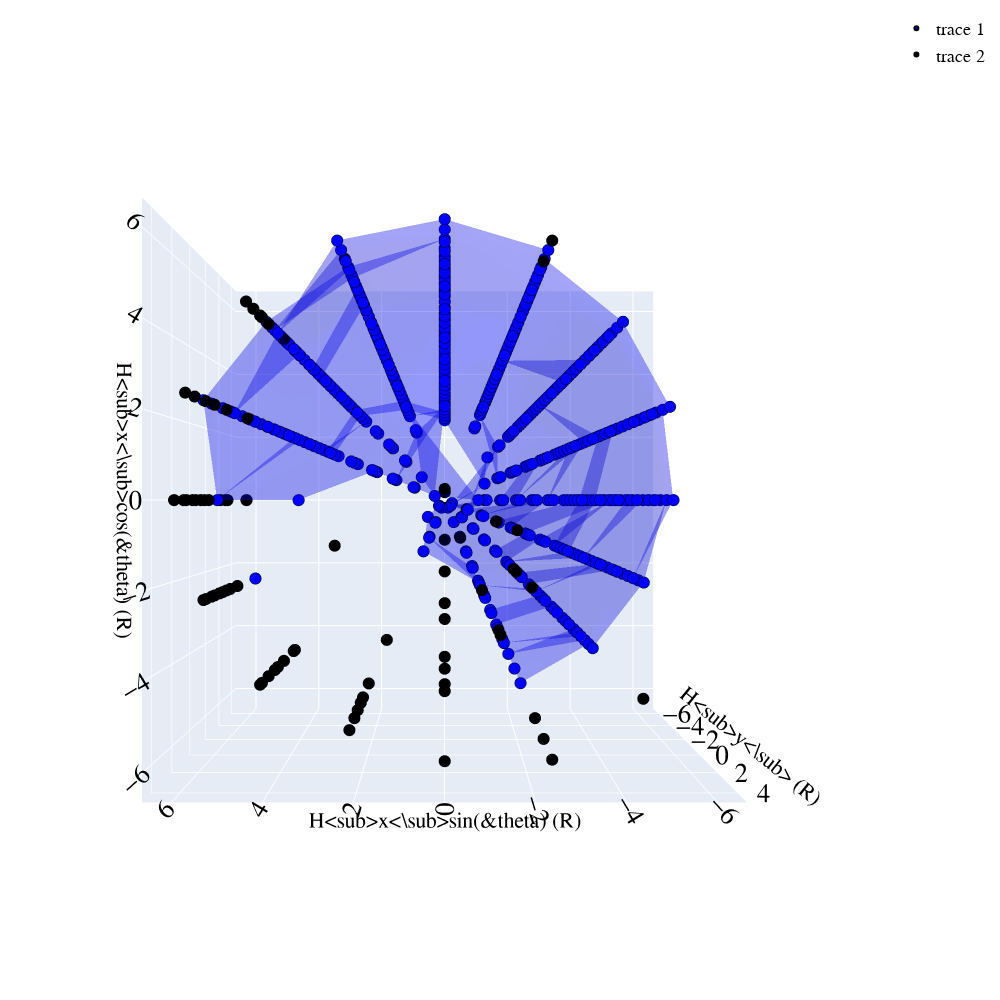

Write notebook code for a chart like this one.
### Code cell
import plotly.graph_objects as go

#Grab Last timestep configuration data and combine in new dataset
#Using new dataset, plot in 3D the phase space (Hx, Hy, Theta)
#Maybe plotly, maybe matplotlib
#Plot Torus/Donut
#Make surface

allData = pd.read_csv(cwd_PYTHON+'/allData_Re10.csv',delimiter=' ')

endData = allData[allData['time'] == 20.0].copy()
endData = endData[endData['parHx'] >= 0.0].copy()
#endData = endData[endData['parHy'] <= 8.2].copy()
#endData = endData.sort_values(by=['parTheta','parHx','parHy'])
endData = endData.sort_values(by=['parHy','parTheta','parHx'])
endData['xval'] = 0.5*endData['parHx']*np.cos(endData['parTheta']*np.pi/180.0)
endData['yval'] = 0.5*endData['parHx']*np.sin(endData['parTheta']*np.pi/180.0)
endData['zval'] = 0.5*endData['parHy']
endData = endData.sort_values(by=['zval','yval','xval'])
endData = endData.reset_index(drop=True)
endData = WhichEndState(endData)

#Diverge = 0: Red
#V-Shape = 1: Blue
#Orbit = 2: pink
#NOTA = 3: black
    
#Create traces for each end state
traces = [0 for a in range(3)]
opaque = 0.2

#V-Shape
VshapeData = endData[endData['State'] == 1].copy()
VshapeData = VshapeData.reset_index(drop=True)

traces[0] = go.Mesh3d(x=VshapeData['xval'], 
                     y=VshapeData['yval'], 
                     z=VshapeData['zval'], 
                     color=VshapeData.loc[0,'color'], 
                     opacity=opaque,
                     #opacity=1.0,
                     alphahull=8
                     )

traces[1] = go.Scatter3d(
    x=VshapeData['xval'],
    y=VshapeData['yval'],
    z=VshapeData['zval'],
    mode='markers',
    #marker_symbol='square',
    marker=dict(
        size=4,
        color=VshapeData['color'],                # set color to an array/list of desired values
        #colorscale='Viridis',   # choose a colorscale
        opacity=1.0,
        line=dict(
                color='black',
                width=2)
    ),
    line=dict(
              color='black',
              width=2)
)

NOTAData = endData[endData['State'] == 4].copy()
NOTAData = NOTAData.reset_index(drop=True)

traces[2] = go.Scatter3d(
    x=NOTAData['xval'],
    y=NOTAData['yval'],
    z=NOTAData['zval'],
    mode='markers',
    #marker_symbol='square',
    marker=dict(
        size=4,
        color=NOTAData['color'],                # set color to an array/list of desired values
        #colorscale='Viridis',   # choose a colorscale
        opacity=1.0,
        line=dict(
                color='Black',
                width=2)
    )
)

fig = go.Figure(data = traces)

# tight layout
fig.update_layout(autosize=False,margin=dict(l=0, r=0, b=0, t=0))
fig.update_layout(scene = dict(
                    xaxis_title=r'H<sub>x<\sub>cos(&theta) (R)',
                    yaxis_title=r'H<sub>x<\sub>sin(&theta) (R)',
                    zaxis_title=r'H<sub>y<\sub> (R)'),
                    width=1000,height=1000,
                    margin=dict(r=20, b=10, l=10, t=10),
                    font=dict(
                            family="Times New Roman",
                            size=18,
                            color="black"
    ))
#fig.update_layout(showlegend=True,
#                  legend_title_text='Configurations\nRed=Diverge\nBlue=V-shape\nPink=Orbit\nOrange=Headbutt',
#                  font=dict(color="black",size=16))
camera = dict(
    eye=dict(x=0., y=0., z=2.5)
)

fig.update_layout(scene_camera=camera)
fig.show()

'''
#Export V-Shape Data as a point cloud

Vshape_pc_dict = {'x':VshapeData['xval'].values.tolist(),'y':VshapeData['yval'].values.tolist(),
                  'z':VshapeData['zval'].values.tolist(),'r':VshapeData['color_r'].values.tolist(),
                  'g':VshapeData['color_g'].values.tolist(),'b':VshapeData['color_b'].values.tolist()}
Vshape_pc_df = pd.DataFrame(data=Vshape_pc_dict)
Vshape_pc_df.to_csv(cwd_PYTHON+'/Vshape_pointcloud.csv',sep=' ',float_format='%.5e',index=False)
'''

### Figure 1 — Plotly figure (JSON) as saved in the notebook; plotly's stock layout.template omitted (floating-point values rounded to 4 significant figures; data arrays with more than 128 entries replaced by an {"elided": "..."} marker saying what was removed)
{"data": [{"alphahull": 8, "color": "blue", "opacity": 0.2, "type": "mesh3d", "x": {"elided": "626 float values"}, "y": {"elided": "626 float values"}, "z": {"elided": "626 float values"}}, {"line": {"color": "black", "width": 2}, "marker": {"color": {"elided": "626 str values"}, "line": {"color": "black", "width": 2}, "opacity": 1, "size": 4}, "mode": "markers", "type": "scatter3d", "x": {"elided": "626 float values"}, "y": {"elided": "626 float values"}, "z": {"elided": "626 float values"}}, {"marker": {"color": ["black", "black", "black", "black", "black", "black", "black", "black", "black", "black", "black", "black", "black", "black", "black", "black", "black", "black", "black", "black", "black", "black", "black", "black", "black", "black", "black", "black", "black", "black", "black", "black", "black", "black", "black", "black", "black", "black", "black", "black", "black", "black", "black", "black", "black", "black", "black", "black", "black", "black", "black", "black", "black", "black", "black", "black", "black", "black", "black", "black", "black", "black", "black", "black", "black", "black", "black", "black", "black", "black", "black", "black", "black", "black", "black", "black", "black", "black", "black", "black", "black", "black", "black", "black", "black", "black", "black", "black", "black", "black", "black", "black", "black", "black", "black", "black", "black", "black", "black", "black", "black", "black", "black"], "line": {"color": "Black", "width": 2}, "opacity": 1, "size": 4}, "mode": "markers", "type": "scatter3d", "x": [3.926, 0.25, 4.75, 5.25, 5.75, -1.25, -2.25, -3.25, -3.75, 5.312, 5.774, 3.827e-16, 3.003, -1.155, 0.25, 4.75, 5.25, 5.774, 0.25, 4.85, 5.312, 4.419, 2.652, 4.066, 4.419, 4.066, 1.818, 4.419, 2.009, 2.2, 2.392, 4.419, 3.215e-16, 3.521e-16, 2.392, -2.2, 3.521e-16, -2.392, 3.827e-16, -3.465, -3.712, -2.2, -2.392, 3.827e-16, -3.75, -6.25, -4.388, -4.85, 5.774, -4.066, 4.419, -4.419, 3.215e-16, -2.2, 3.521e-16, -2.392, 3.827e-16, -1.591, -3.003, -2.079, -4.25, -4.85, -5.312, -1.052, 3.712, -3.712, -4.066, 4.066, 4.419, -2.2, 2.2, 3.521e-16, 2.392, 3.827e-16, -4.419, 5.774, -5.774, 5.312, -5.312, -4.85, -1.945, -0.6697, -1.591, -3.003, -0.4784, 0.25, -3.75, -4.25, -4.388, -4.85, -3.359, -3.712, -4.066, 4.066, 1.818, 4.419, -2.009, 2.009, 3.215e-16, -2.2, 2.2, 3.521e-16, 2.392], "y": [-1.626, 0, 0, 0, 0, 1.531e-16, 2.755e-16, 3.98e-16, 4.592e-16, 2.2, 2.392, 6.25, -1.244, -0.4784, 0, 0, 0, 2.392, 0, 2.009, 2.2, 4.419, 2.652, 4.066, 4.419, 4.066, 4.388, 4.419, 4.85, 5.312, 5.774, 4.419, 5.25, 5.75, 5.774, 5.312, 5.75, 5.774, 6.25, 1.435, 3.712, 5.312, 5.774, 6.25, 4.592e-16, 7.654e-16, 1.818, 2.009, 2.392, 4.066, 4.419, 4.419, 5.25, 5.312, 5.75, 5.774, 6.25, -1.591, -1.244, -0.861, 5.205e-16, 2.009, 2.2, 2.541, 3.712, 3.712, 4.066, 4.066, 4.419, 5.312, 5.312, 5.75, 5.774, 6.25, -4.419, -2.392, -2.392, -2.2, -2.2, -2.009, -1.945, -1.617, -1.591, -1.244, -1.155, 0, 4.592e-16, 5.205e-16, 1.818, 2.009, 3.359, 3.712, 4.066, 4.066, 4.388, 4.419, 4.85, 4.85, 5.25, 5.312, 5.312, 5.75, 5.774], "z": [-6.5, -6.5, -6.5, -6.5, -6.5, -6.5, -6.5, -6.5, -6.5, -6.5, -6.5, -6.5, -5.5, -5.5, -5.5, -5.5, -5.5, -5.5, -4.5, -4.5, -4.5, -4.5, -2.5, -2.5, -2.5, -1.5, -1.5, -1.5, -1.5, -1.5, -1.5, -0.5, -0.5, -0.5, -0.5, 0.5, 0.5, 0.5, 0.5, 1.5, 1.5, 1.5, 1.5, 1.5, 2.5, 2.5, 2.5, 2.5, 2.5, 2.5, 2.5, 2.5, 2.5, 2.5, 2.5, 2.5, 2.5, 3.5, 3.5, 3.5, 3.5, 3.5, 3.5, 3.5, 3.5, 3.5, 3.5, 3.5, 3.5, 3.5, 3.5, 3.5, 3.5, 3.5, 4.5, 4.5, 4.5, 4.5, 4.5, 4.5, 4.5, 4.5, 4.5, 4.5, 4.5, 4.5, 4.5, 4.5, 4.5, 4.5, 4.5, 4.5, 4.5, 4.5, 4.5, 4.5, 4.5, 4.5, 4.5, 4.5, 4.5, 4.5, 4.5]}], "layout": {"autosize": false, "font": {"color": "black", "family": "Times New Roman", "size": 18}, "height": 1000, "margin": {"b": 10, "l": 10, "r": 20, "t": 10}, "scene": {"camera": {"eye": {"x": 0, "y": 0, "z": 2.5}}, "xaxis": {"title": {"text": "H<sub>x<\\sub>cos(&theta) (R)"}}, "yaxis": {"title": {"text": "H<sub>x<\\sub>sin(&theta) (R)"}}, "zaxis": {"title": {"text": "H<sub>y<\\sub> (R)"}}}, "width": 1000}}
